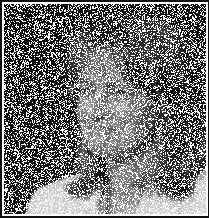
#> input picture PART2/Day13-ComputerVision/notebooks/images/noisy_test.jpg, 209 x 218 px, found by its file name
$ jupyter execute Day13_CV_digital_image_processing_3_Filters.ipynb   (shell and % lines are left out)
#> lines starting #> are read from the running program, lines starting #| are printed output that depends on the picture
# Filtreler

[resim kaynağı](https://docs.gimp.org/en/images/filters/examples/convolution-calculate.png)

[cell 1]
from PIL import Image
from matplotlib.pyplot import imshow
import numpy as np
import requests

[cell 2]
ROOT_DIR = "https://raw.githubusercontent.com/yapay-ogrenme/casgem-eu-project-training-on-data-mining-2nd/main/PART2/Day13-ComputerVision/notebooks/"

IMAGE_PATH_NOISY_TEST = ROOT_DIR + "images/noisy_test.jpg"
IMAGE_PATH_JET = ROOT_DIR + "images/jet.jpg"
IMAGE_PATH_LENA = ROOT_DIR + "images/lena.jpg"

[cell 3]
#img_noisy = Image.open(IMAGE_PATH_NOISY_TEST)
img_noisy = Image.open(requests.get(IMAGE_PATH_NOISY_TEST, stream=True).raw)
#> img_noisy is the input picture: PIL image 209x218 L; min 0, max 255, mean 121.8

imshow(img_noisy)

## Median(Ortanca Değer) Filtresi

### Tuz-buz gürültüsünden temizleme
Bir pencere boyutu belirlenir ve resim üzerinde gezdirilen pencere içerisindeki piksel değerleri sıralanarak ortadaki değer alınır.

[cell 4]
img_noisy_array = np.array(img_noisy)
new_img_array = np.array(img_noisy)

## 3x3 Filtre

[cell 5]
def getMedian(li):
    li.sort()
    return li[int(len(li)/2)]

[cell 6]
############### 3x3 window ###############
for i in range(1, img_noisy_array.shape[0] - 1):
    for j in range(1, img_noisy_array.shape[1] - 1):
        win = []
        for x in range(i - 1, i + 2):
            for y in range(j - 1, j + 2):
                win.append(img_noisy_array[x][y])

        new_img_array[i][j] = getMedian(win)
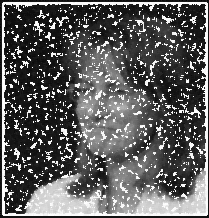
#> new_img_array: shape (218, 209); min 0, max 255, mean 93.2

imshow(new_img_array)

## 5x5 Filtre

[cell 7]
############### 5x5 window ###############
img_noisy_array = np.array(img_noisy)
new_img_array = np.array(img_noisy)

for i in range(1, img_noisy_array.shape[0] - 2):
    for j in range(1, img_noisy_array.shape[1] - 2):
        win = []
        for x in range(i - 2, i + 3):
            for y in range(j - 2, j + 3):
                win.append(img_noisy_array[x][y])
        #sort the values
        win.sort()

        new_img_array[i][j] = getMedian(win)
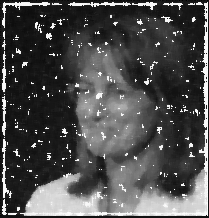
#> new_img_array: shape (218, 209); min 0, max 255, mean 77

imshow(new_img_array)

## Mean (Ortalama) Filtresi
Resim üzerinde gezdirilen pencere içerisindeki piksel değerlerinin ortalaması alınır.

[cell 8]
############### 5x5 window ###############
img_noisy_array = np.array(img_noisy)
new_img_array = np.array(img_noisy)


for i in range(1, img_noisy_array.shape[0] - 2):
    for j in range(1, img_noisy_array.shape[1] - 2):
        win = []
        for x in range(i - 2, i + 3):
            for y in range(j - 2, j + 3):
                win.append(img_noisy_array[x][y])

        new_img_array[i][j] = (np.sum(win))/(5*5)
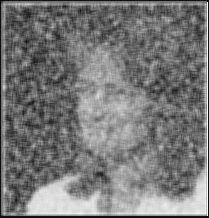
#> new_img_array: shape (218, 209); min 0, max 255, mean 120.2

imshow(new_img_array)

<hr>

## Kenar nedir

Piksel yoğunluklarında aşırı farklılıklar bulunan alan genellikle bir nesnenin kenarını gösterir.

### Kenar Çeşitleri

Bunlar, görüntülerde bulunan ana ideal kenar tipleridir. Bir görüntüdeki görüntü yoğunluğunun değişme şekli, o konumda mevcut olan kenar tipini belirler. Şekil 1, piksellerin x ya da y doğrultusundaki mesafelerine karşı olan görüntü yoğunluğunu temsil etmek için bir çizgi kullanarak bu farklılıkları göstermeye yardımcı olur.

- a. Adım Kenarı (Step Edge) - Görüntünün yoğunluğunun derhal bir mesafeden arttığı yerde.
- b. Rampa Kenarı (Ramp Edge) - Görüntünün yoğunluğunun belli bir mesafeye kademeli olarak arttığı yer.
- c. Tavan Kenarı (Roof Edge) - Görüntünün yoğunluğunun geçici olarak belirli bir mesafeye yayıldığı yer.

[Makale ve Resim Referansı](http://www.doc.ic.ac.uk/~ts2615/contribution.html#1)

## Kenar Tespiti: Sobel Filtresi

[cell 9]
img = Image.open(requests.get(IMAGE_PATH_JET, stream=True).raw)
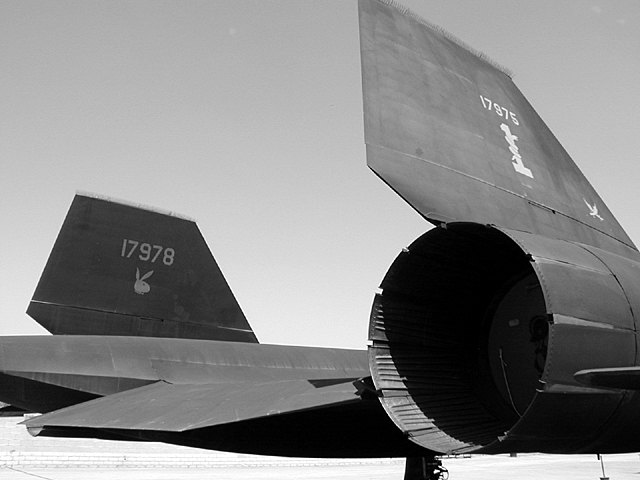
#> input picture PART2/Day13-ComputerVision/notebooks/images/jet.jpg, 640 x 480 px, found by its file name
#> img is the input picture: PIL image 640x480 L; min 0, max 255, mean 135
imshow(img)

Sobel, bir görüntünün kenarlarını algılamak için çok yaygın bir operatördür, bu bir görüntünün türevine bir yaklaşımdır. Y ve x yönlerinde ayrıdır. Burada, her x ve y yönü için bir tane olmak üzere bir çekirdek 3 * 3 matrisi kullanıyoruz. X yönü için degrade, solda eksi sayılar, sağında da pozitif sayılar ve merkez pikselleri koruruz. Satır pikselleri.

[cell 10]
img_array = np.array(img)

#define horizontal and Vertical sobel kernels
Gx = np.array([[-1, 0, 1],[-2, 0, 2],[-1, 0, 1]])
Gy = np.array([[-1, -2, -1],[0, 0, 0],[1, 2, 1]])

### Çekirdek evrişim fonksiyonunu tanımlamak

Evrişim işlevi, aynı boyutta üçüncü bir sayı dizisini üretmek için genellikle farklı boyutlardaki iki sayı dizisini, burada gri skala görüntüsünü ve sobel / prewitt çekirdeklerini bir araya getirme yöntemidir. Evrişim, uygulanan çekirdeğin görüntünün tüm piksellerinin üzerine kaydırılmasıyla gerçekleştirilir.
A, kaynak görüntüdür ve * evrişim işlemini gösterir.

[cell 11]
#define kernal convolution function
# with image X and filter F
def convolve(X, F):
    # height and width of the image
    X_height = X.shape[0]
#> X_height = 480
    X_width = X.shape[1]
#> X_width = 640

    # height and width of the filter
    F_height = F.shape[0]
    F_width = F.shape[1]

    H = (F_height - 1) // 2
    W = (F_width - 1) // 2

    #output numpy matrix with height and width
    out = np.zeros((X_height, X_width))
    #iterate over all the pixel of image X
    for i in np.arange(H, X_height-H):
        for j in np.arange(W, X_width-W):
            sum = 0
            #iterate over the filter
            for k in np.arange(-H, H+1):
                for l in np.arange(-W, W+1):
                    #get the corresponding value from image and filter
                    a = X[i+k, j+l]
                    w = F[H+k, W+l]
                    sum += (w * a)
            out[i,j] = sum
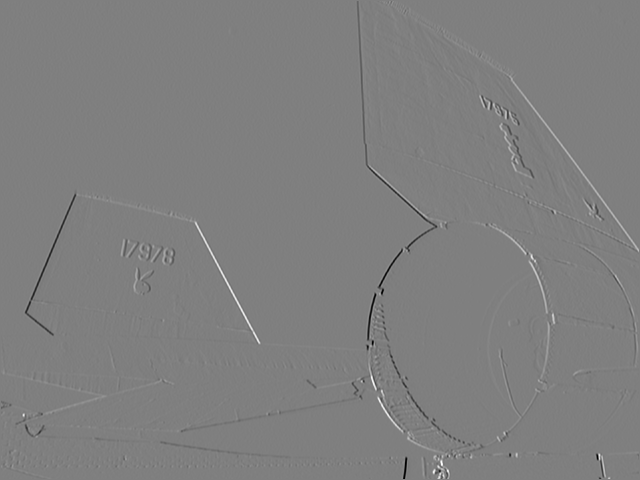
#> out: shape (480, 640) float64; min -1019, max 1018, mean -0.6; drawn with min black and max white
    #return convolution
    return out

### Gradyan büyüklüğü

Her yöndeki gradyan bileşeni daha sonra her noktada gradyanın mutlak büyüklüğünü ve bu gradyanın yönünü bulmak için bir araya getirilir.

[cell 12]
#normalizing the vectors
sob_x = convolve(img_array, Gx) / 9.0
sob_y = convolve(img_array, Gy) / 9.0
#> after the loop in convolve (call 2), `for i in np.arange(H, X_height-H):`:
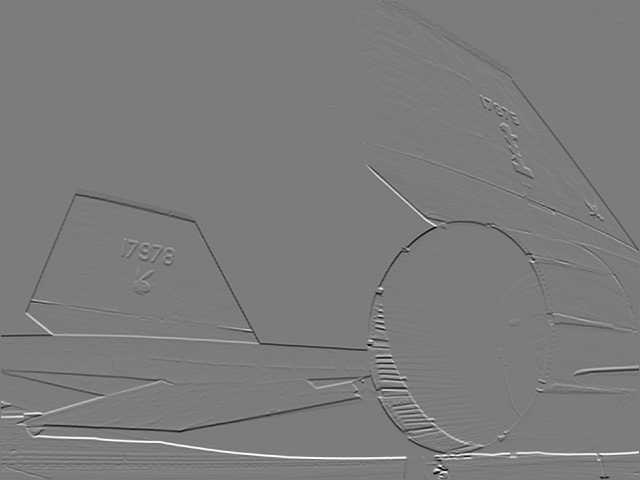
#> out: shape (480, 640) float64; min -968, max 1020, mean 0.9; drawn with min black and max white


#calculate the gradient magnitude of vectors
sob_out = np.sqrt(np.power(sob_x, 2) + np.power(sob_y, 2))
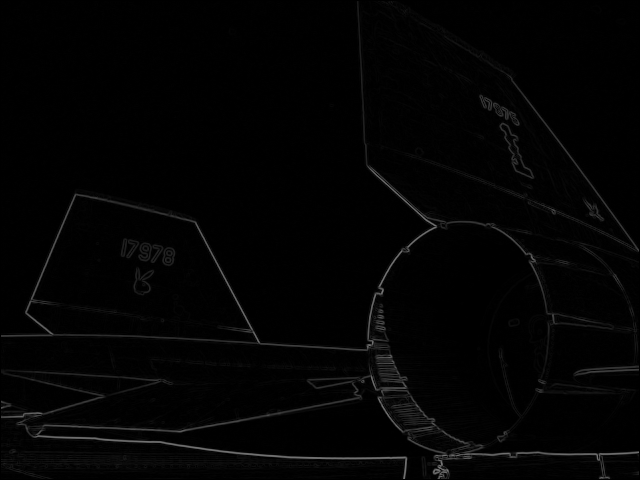
#> sob_out: shape (480, 640) float64; min 0, max 121.1, mean 3.8
# mapping values from 0 to 255
sob_out = (sob_out / np.max(sob_out)) * 255
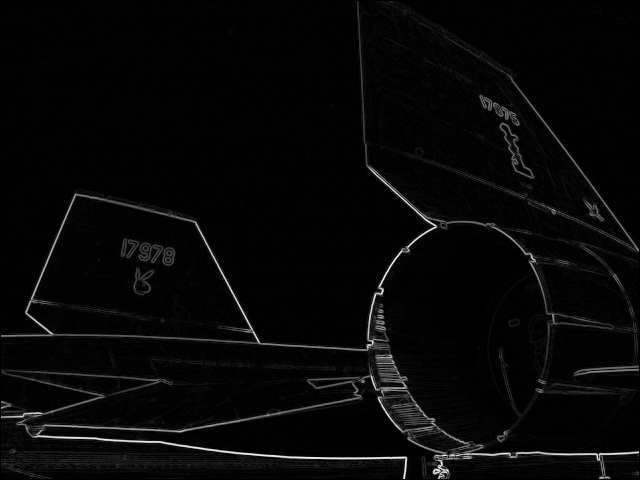
#> sob_out: shape (480, 640) float64; min 0, max 255, mean 8


imshow(sob_out)
